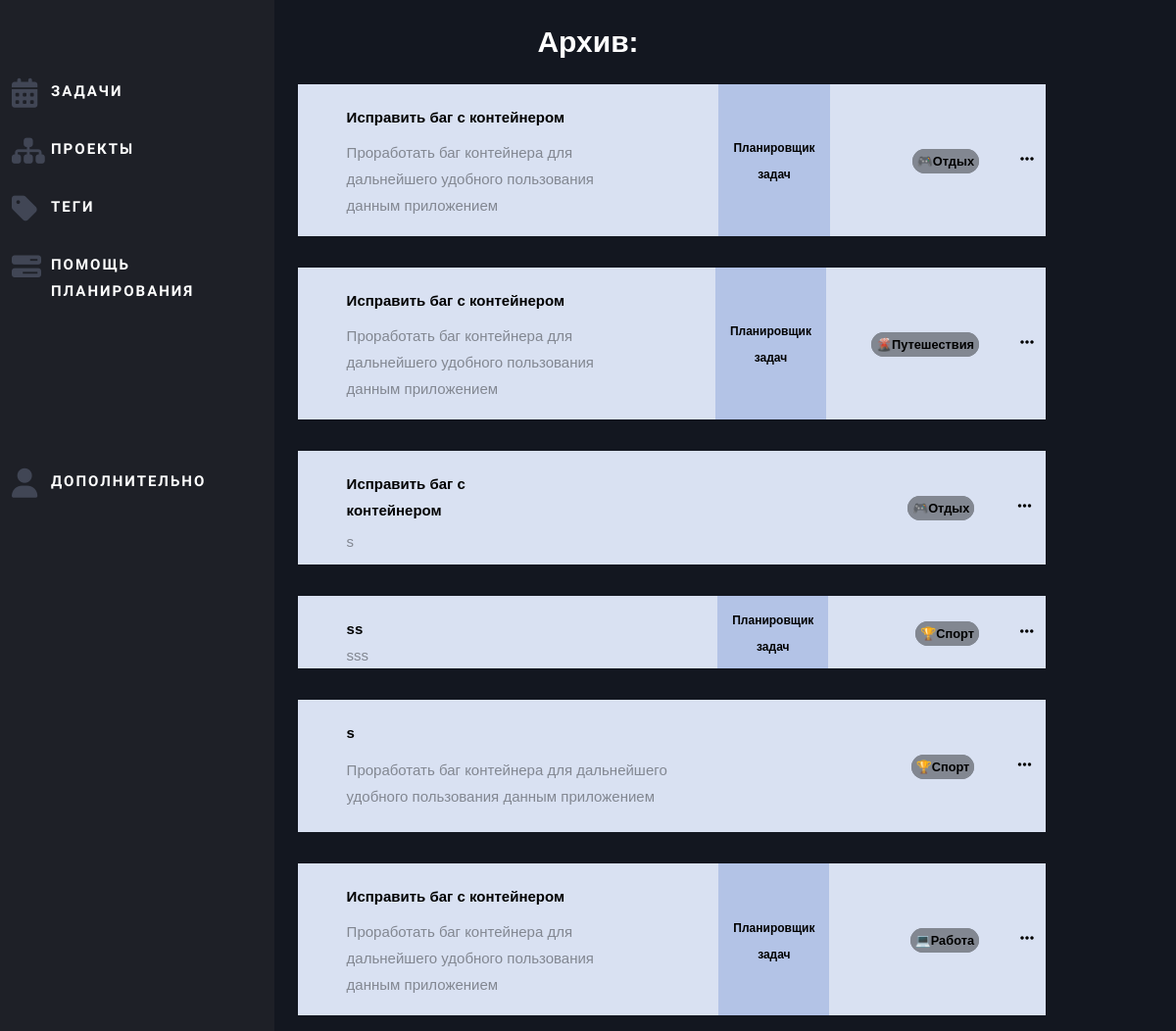
The page /archive_tasks on the database its author committed.
### mainpage/models.py (models this page shows, shortened)
class Tasks(models.Model):
    tag_choices = (("💻Работа", '💻Работа'), ("🏆Спорт", "🏆Спорт"),
                   ("👫Семья", "👫Семья"), ("🎧Личная", "🎧Личная"),
                   ("🎓Обучение", "🎓Обучение"), ("🏰Дом", "🏰Дом"),
                   ("🧬Здоровье", "🧬Здоровье"), ("🌋Путешествия", "🌋Путешествия"),
                   ("🎮Отдых", "🎮Отдых"), ("🍕Покупки", "🍕Покупки"),
                   ("🎪Мероприятия", "🎪Мероприятия"), ("🚇Другое", "🚇Другое"), ("", ""))
    id = models.UUIDField(primary_key=True, default=uuid.uuid4, editable=False)
    title = models.CharField("Название задачи", max_length=100)
    task = models.CharField("Задача", max_length=300)
    teg = models.CharField("Тег", max_length=12, choices=tag_choices, default="")
    date = models.DateField('Дата Задачи')
    is_global = models.BooleanField('Отнести к задаче')
    global_task = models.CharField("Глобальная задача", blank=True, max_length=100)
    is_archive = models.BooleanField('В архиве')
    class Meta:
        verbose_name = "Задача"
        verbose_name_plural = "Задачи"

### mainpage/views.py (the view)
# urls.py: path('archive_tasks', views.archive_tasks, name='archive_tasks'),
def archive_tasks(request):
    if request.method == 'POST':
        form = DateForm(request.POST)
        id = form["id"].value()
        date = form["date"].value()
        Tasks.objects.filter(id=id).update(date=date)
        Tasks.objects.filter(id=id).update(is_archive=False)
    tasks = Tasks.objects.order_by("date").filter(is_archive=True)
    start_date = datetime.date(2022, 11, 30)
    end_date = datetime.date.today() - datetime.timedelta(days=1)
    date_last = Tasks.objects.order_by("date").filter(date__range=[start_date, end_date])
    task = [tasks, date_last]
    dateform = DateForm()
    return render(request, 'mainpage/archive_tasks.html', {'task': task, 'dateform': dateform})

### mainpage/templates/mainpage/archive_tasks.html (shortened to what this page needs)
{%  extends 'mainpage/index.html' %}
{% load static  %}
{% block content %}
<link rel="stylesheet" href="{% static 'mainpage/css/plan.css' %}">
<body>
<div class="box">
    <h1 style="font-size:2em; color: #fff; font-family: 'Work Sans', sans-serif;">Архив:</h1>
  {% for i in task %}
    {% for el in i %}
          <tr>
	      	<table class="bg_white" role="presentation" cellpadding="0" cellspacing="0" width="70%">
					  <tr style="border-bottom: 1px solid rgba(0,0,0,.05);">
					  	<td valign="middle" width="60%" style="text-align:left; padding: 0 2em;">
					  		<div class="product-entry">
					  			<div class="text">
                                  <span><strong>{{ el.title }}</strong></span>
					  				<p>{{ el.task }}</p>
					  			</div>
					  		</div>
					  	</td>
                        {% if el.is_global %}
                        <td  valign="middle" width="10%" style="text-align:center; background: #b3c3e6; padding: 0 1em;">
                            <span class="price" style="color: #000; font-size: 1.5rem; font-family: 'Work Sans', sans-serif;"><strong>{{ el.global_task }}</strong></span>
                        </td>
                        {% endif %}
					  	<td valign="middle" width="25%" style="text-align:right; padding: 0 2em;">
					  		<span class="price" style="color: #000; font-size: 1.6rem; border: 0.7rem solid #828791; border-radius: 16px; background: #828791;"><strong>{{ el.teg }}</strong></span>
					  	</td>
                        <td valign="middle" width="5%" style="text-align:left;">
                          <nav role="navigation" class="primary-navigation">
                              <ul>
                                <li><a><i class="fa fa-ellipsis-h"></i></a>
                                </li>
                              </ul>
                            </nav>
					  	</td>
					  </tr>
	      	</table>
	      </tr>
    {% endfor %}
{% endfor %}
</div>
</body>
{% endblock %}

### mainpage/static/mainpage/css/style.css (style rules this page uses)
body { background-color: #caccd6; line-height: 30px; }
html, body { height: 100%; }
a { color: #fff; }

### mainpage/static/mainpage/css/plan.css (style rules this page uses)
*, *::after, *::before { margin: 0; padding: 0; box-sizing: border-box; }
html { font-size: 50%; }
body { --light: hsl(220, 50%, 90%); --primary: hsl(255, 30%, 55%); --focus: hsl(210, 90%, 50%); --global-background: hsl(220, 25%, 10%); --background: linear-gradient(to right, hsl(210, 30%, 20%), hsl(255, 30%, 25%)); font-family: -apple-system, BlinkMacSystemFont, 'Segoe UI', 'Open Sans', sans-serif; color: var(--light); background: var(--global-background); }
a, a:link { font-family: inherit; text-decoration: none; }
.box { display: flex; flex-direction: column; align-items: center; padding: 2rem 4rem 2rem; }
.box:not(:first-child) { height: 45rem; }
.bg_white { background: #d9e1f2; border: 2rem solid var(--global-background); margin-left: 15%; }
span { font-family: 'Work Sans', sans-serif; color: #000000; margin-top: 0; font-weight: 400; }
body { font-family: 'Work Sans', sans-serif; font-weight: 400; font-size: 15px; line-height: 1.8; color: rgba(0,0,0,.4); }
a { color: #17bebb; }
.product-entry { display: block; position: relative; float: left; padding-top: 20px; }
.product-entry .text { width: calc(100% - 50px); padding-left: 20px; }
.product-entry .text p { margin-top: 3%; margin-bottom: 6%; }
nav.primary-navigation { margin: 0 auto; display: block; padding: 0; text-align: center; font-size: 16px; }
nav.primary-navigation ul li { list-style: none; margin: 0 auto; color: #fff; display: inline-block; font-family: 'Work Sans', sans-serif; padding: 0 10px; position: relative; text-decoration: none; text-align: center; font-family: arvo; }
nav.primary-navigation li a { color: black; font-family: 'Work Sans', sans-serif; }
a { text-decoration: none; }

### rows shown on the page
Tasks: title "Исправить баг с контейнером", task "Проработать баг контейнера для дальнейшего удобного пользования данным приложением", global_task "Планировщик задач", teg "🎮Отдых"
Tasks: title "Исправить баг с контейнером", task "Проработать баг контейнера для дальнейшего удобного пользования данным приложением", global_task "Планировщик задач", teg "🌋Путешествия"
Tasks: title "Исправить баг с контейнером", task "s", teg "🎮Отдых"
Tasks: title "ss", task "sss", global_task "Планировщик задач", teg "🏆Спорт"
Tasks: title "s", task "Проработать баг контейнера для дальнейшего удобного пользования данным приложением", teg "🏆Спорт"
Tasks: title "Исправить баг с контейнером", task "Проработать баг контейнера для дальнейшего удобного пользования данным приложением", global_task "Планировщик задач", teg "💻Работа"
